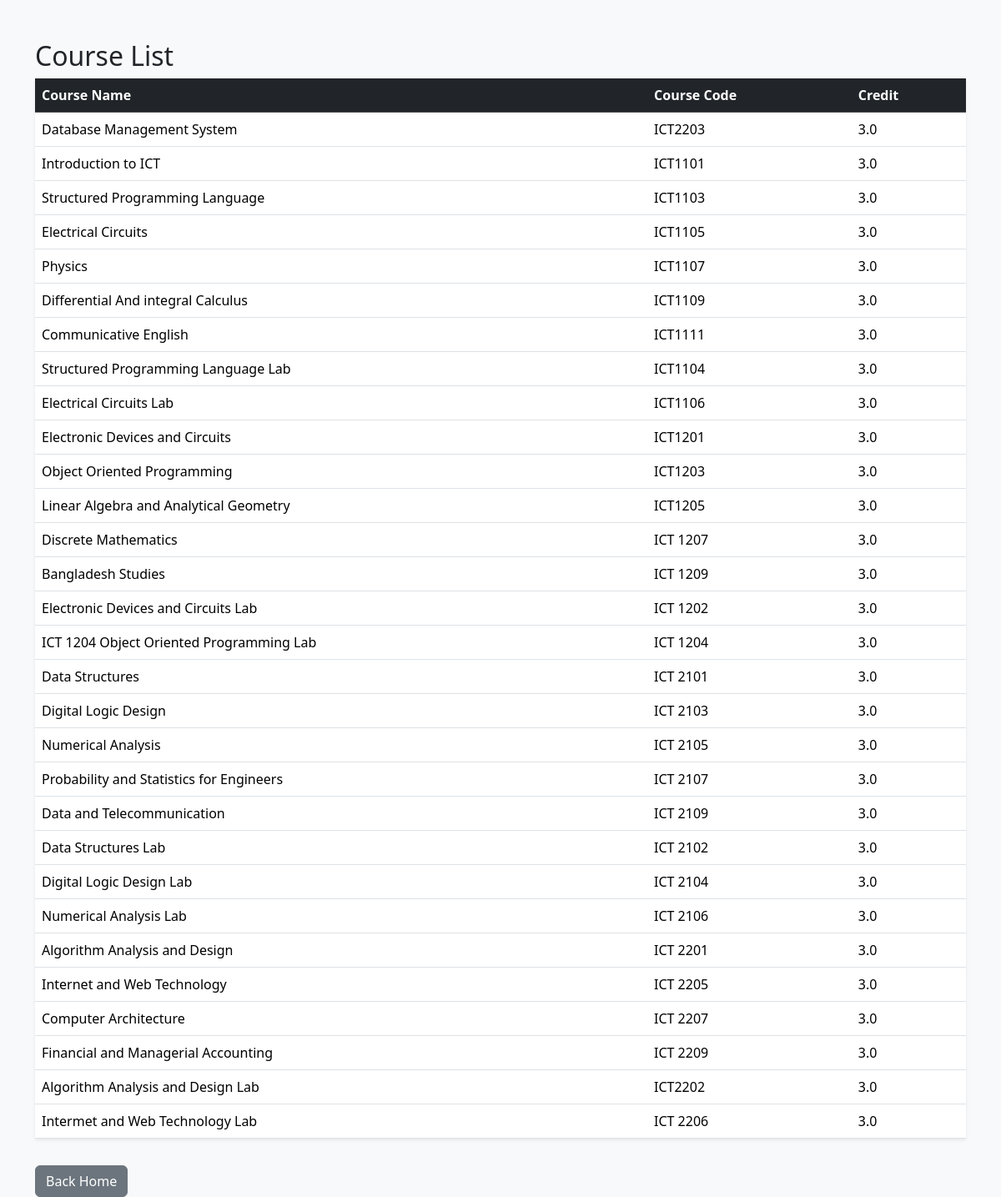
Page /courses/ on the committed database.
### academics/models.py (models this page shows, shortened)
class Course(models.Model):
    course_name = models.CharField(max_length=100)
    course_code = models.CharField(max_length=20)
    credit = models.FloatField()

### academics/views.py (the view)
# urls.py: path('courses/', course_list, name='course_list'),
def course_list(request):
    courses = Course.objects.all()
    return render(request, 'course_list.html', {'courses': courses})

### academics/templates/course_list.html (shortened to what this page needs)
<!DOCTYPE html>
<html>
<head>
    <link href="https://cdn.jsdelivr.net/npm/bootstrap@5.3.3/dist/css/bootstrap.min.css" rel="stylesheet">
</head>
<body class="bg-light">
<div class="container mt-5">
    <h2>Course List</h2>
    <table class="table table-hover bg-white shadow-sm">
        <thead class="table-dark">
            <tr>
                <th>Course Name</th>
                <th>Course Code</th>
                <th>Credit</th>
            </tr>
        </thead>
        <tbody>
            {% for course in courses %}
            <tr>
                <td>{{ course.course_name }}</td>
                <td>{{ course.course_code }}</td>
                <td>{{ course.credit }}</td>
            </tr>
            {% endfor %}
        </tbody>
    </table>
    <a href="/" class="btn btn-secondary mt-3">Back Home</a>
</div>
</body>
</html>

### rows in the picture
Course: course_name "Database Management System", course_code "ICT2203", credit "3.0"
Course: course_name "Introduction to ICT", course_code "ICT1101", credit "3.0"
Course: course_name "Structured Programming Language", course_code "ICT1103", credit "3.0"
Course: course_name "Electrical Circuits", course_code "ICT1105", credit "3.0"
Course: course_name "Physics", course_code "ICT1107", credit "3.0"
Course: course_name "Differential And integral Calculus", course_code "ICT1109", credit "3.0"
Course: course_name "Communicative English", course_code "ICT1111", credit "3.0"
Course: course_name "Structured Programming Language Lab", course_code "ICT1104", credit "3.0"
Course: course_name "Electrical Circuits Lab", course_code "ICT1106", credit "3.0"
Course: course_name "Electronic Devices and Circuits", course_code "ICT1201", credit "3.0"
Course: course_name "Object Oriented Programming", course_code "ICT1203", credit "3.0"
Course: course_name "Linear Algebra and Analytical Geometry", course_code "ICT1205", credit "3.0"
Course: course_name "Discrete Mathematics", course_code "ICT 1207", credit "3.0"
Course: course_name "Bangladesh Studies", course_code "ICT 1209", credit "3.0"
Course: course_name "Electronic Devices and Circuits Lab", course_code "ICT 1202", credit "3.0"
Course: course_name "ICT 1204 Object Oriented Programming Lab", course_code "ICT 1204", credit "3.0"
Course: course_name "Data Structures", course_code "ICT 2101", credit "3.0"
Course: course_name "Digital Logic Design", course_code "ICT 2103", credit "3.0"
Course: course_name "Numerical Analysis", course_code "ICT 2105", credit "3.0"
Course: course_name "Probability and Statistics for Engineers", course_code "ICT 2107", credit "3.0"
Course: course_name "Data and Telecommunication", course_code "ICT 2109", credit "3.0"
Course: course_name "Data Structures Lab", course_code "ICT 2102", credit "3.0"
Course: course_name "Digital Logic Design Lab", course_code "ICT 2104", credit "3.0"
Course: course_name "Numerical Analysis Lab", course_code "ICT 2106", credit "3.0"
Course: course_name "Algorithm Analysis and Design", course_code "ICT 2201", credit "3.0"
Course: course_name "Internet and Web Technology", course_code "ICT 2205", credit "3.0"
Course: course_name "Computer Architecture", course_code "ICT 2207", credit "3.0"
Course: course_name "Financial and Managerial Accounting", course_code "ICT 2209", credit "3.0"
Course: course_name "Algorithm Analysis and Design Lab", course_code "ICT2202", credit "3.0"
Course: course_name "Intermet and Web Technology Lab", course_code "ICT 2206", credit "3.0"
